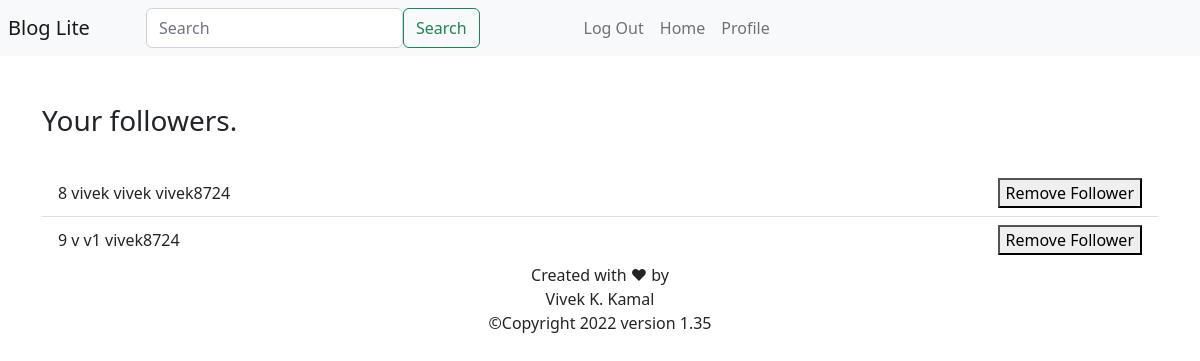
Page /followers/vivek8724 (signed in) on the earlier database version.
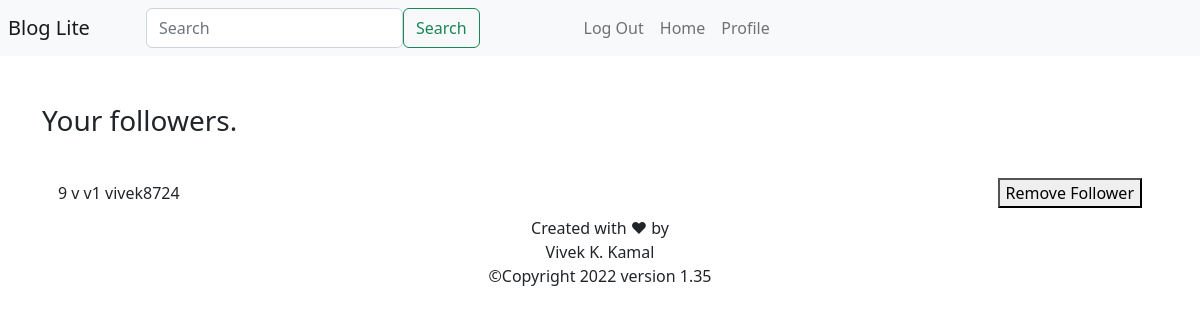
Same page on the later database version.
### Website/app_models.py (models this page shows)
class Follower(db.Model):
    id = db.Column(db.Integer, primary_key=True)
    user_id = db.Column(db.Integer, db.ForeignKey('user.id'))
    follower_id = db.Column(db.Integer)

class User(db.Model, UserMixin):
    id = db.Column(db.Integer, primary_key=True)
    name = db.Column(db.String(20))
    user_name = db.Column(db.String(20), unique=True)
    password = db.Column(db.String(20))
    profile_pic = db.Column(db.LargeBinary)
    followers = db.relationship('Follower')
    followings = db.relationship('Following')

### Website/app_auth.py (the view)
@app_auth.route('/followers/<user_name>', methods=['GET', 'POST'])
@login_required
def follower(user_name):
    user = User.query.filter_by(user_name=user_name).first()
    return render_template('followers_page.html', user=user)

### Website/__init__.py (called while the page is built)
def create_app():
    app = Flask(__name__)
    app.config['SECRET_KEY'] = "It's Vivek"
    app.config['SQLALCHEMY_DATABASE_URI'] = f'sqlite:///{DB_NAME}'
    db.init_app(app)
    login_manager = LoginManager()
    login_manager.login_view = 'app_auth.login'
    login_manager.login_message = u"Log in to access the page"
    login_manager.init_app(app)
    @login_manager.user_loader
    def load_user(id):
        return User.query.get(int(id))
    from .app_views import app_views
    from .app_auth import app_auth
    app.register_blueprint(app_views, url_prefix='/')
    app.register_blueprint(app_auth, url_index='/')
    from .app_models import User, Post, Like, Comment, Following, Follower
    with app.app_context():
        db.create_all()
    return app

### Website/Templates/followers_page.html (shortened to what this page needs)
{% extends "app_base.html" %}
{% block content %}
<h3>Your followers.</h3>
<br>
<ul class="list-group list-group-flush" id="notes">
    {% for flwr in user.followers %}
    <li class="list-group-item d-flex justify-content-between align-items-center">
        {{ flwr.id }} {{ user.query.filter_by(id=flwr.follower_id).first().name }}
        {{ user.query.filter_by(id=flwr.follower_id).first().user_name }}
        {{ user.user_name }}
        <button type="button" onClick="removeFollowerFromFollowersPage('{{ flwr.id }}', '{{ user.user_name }}')">
            Remove Follower
        </button>
    </li>
    {% endfor %}
</ul>
{% endblock %}

### Website/Templates/app_base.html (shortened to what this page needs)
<!DOCTYPE html>
<html lang="en">
<head>
    <link href="https://cdn.jsdelivr.net/npm/bootstrap@5.2.2/dist/css/bootstrap.min.css" rel="stylesheet">
</head>
<body >
    <header class="navbar navbar-expand-sm navbar-light bg-light">
        <div class="collapse navbar-collapse" id="navbar">
            <div class="navbar-nav">
                {% if user.is_authenticated %}
                <a href="/" class="nav-item nav-link navbar-brand me-auto">Blog Lite</a>
                {% else %}
                <p class="nav-item navbar-brand me-auto">BLOG Lite</p>
                {% endif %}
                {% if user.is_authenticated %}
                <form class="navbar-nav mx-5" method="POST" action="{{ url_for('app_auth.search') }}">
                  <input class="form-control" required name="searched" type="search" placeholder="Search" aria-label="Search">
                  <button class="btn btn-outline-success" type="submit">Search</button>
                </form>
                <ul class="navbar-nav ms-5">
                  <li class="nav-item">
                    <a href="/log-out" class="nav-link" id="logout">Log Out</a>
                  </li>
                  <li class="nav-item">
                    <a href="/" class="nav-link" id="home">Home</a>
                  </li>
                  <li class="nav-item">
                    <a href="/profile/{{ user.user_name }}" class="nav-link">Profile</a>
                  </li>
                  {% endif %}
                </ul>
            </div>
        </div>
    </header>
    <br>
    <br>
    <div class="container">
        {% block content %}
        {% endblock %}
    </div>
    </body>
    <footer>
        Created with &hearts; by<br>Vivek K. Kamal<br>&copy;Copyright 2022 version 1.35
    </footer>
</html>

### Website/Templates/app_base.html (style rules this page uses)
footer { text-align: center; bottom }

Differences in the rows shown:
removed Follower: id "8", {{ user.user_name }} "vivek8724"
no longer on this page (row unchanged): User: query.filter_by "vivek"
